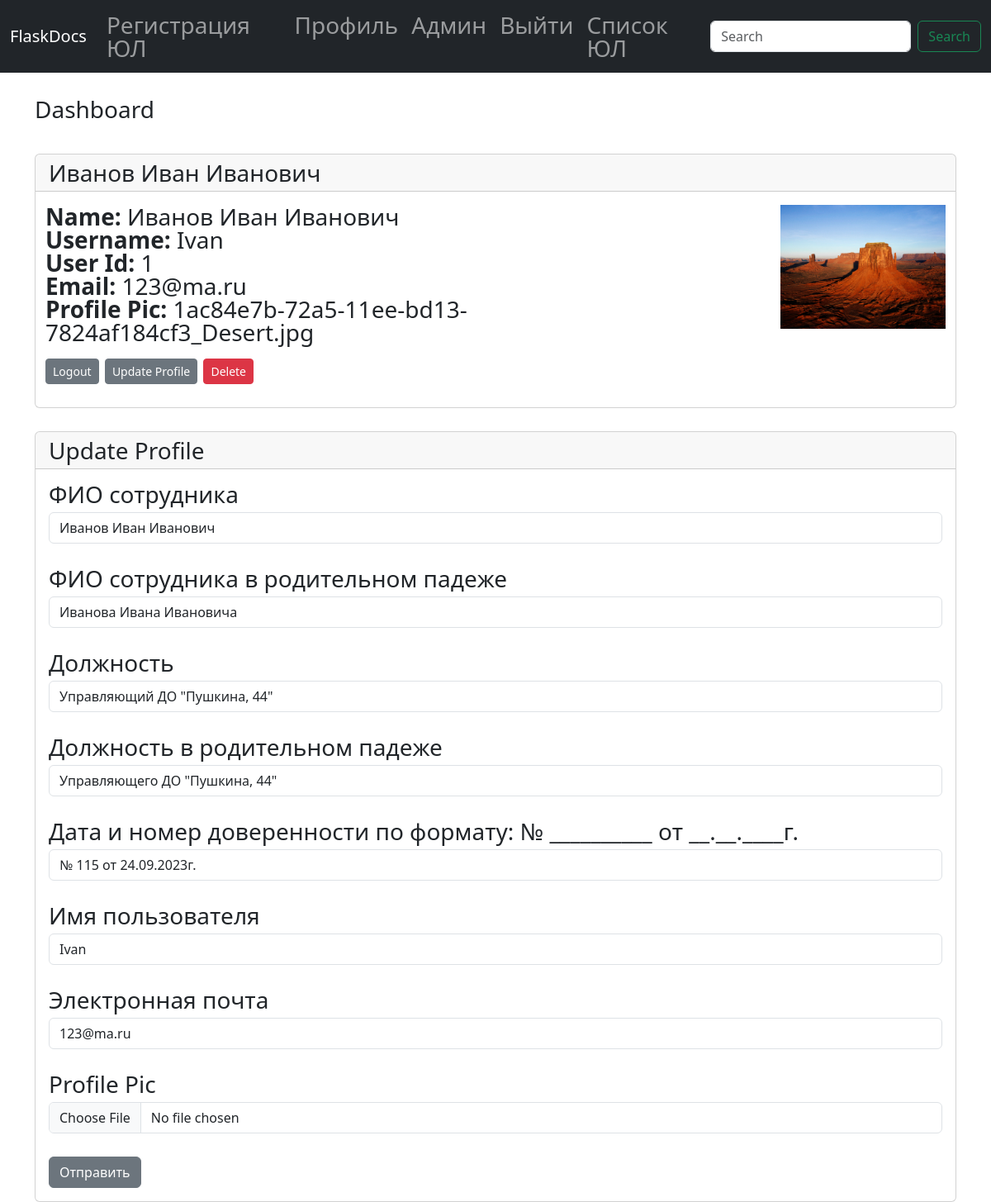
The app's page /dashboard (signed in) with its own data.
### app.py (models this page shows)
class Users(db.Model, UserMixin):
    id = db.Column(db.Integer, primary_key=True)
    name = db.Column(db.String(200), nullable=False)
    name_user_r = db.Column(db.String(200), nullable=False)
    dolzhnost = db.Column(db.String(200), nullable=False)
    dolzhnost_r = db.Column(db.String(200), nullable=False)
    osnovanie = db.Column(db.String(200), nullable=False)
    username = db.Column(db.String(200), nullable=False, unique=True)
    email = db.Column(db.String(200), nullable=False)
    profile_pic = db.Column(db.String(), nullable=True)
    password_hash = db.Column(db.String(128))
    date_added = db.Column(db.DateTime, default=datetime.utcnow)
    uls = db.relationship('Uls', backref='poster')

### app.py (the view)
@app.route('/dashboard', methods=['GET', 'POST'])
@login_required
def dashboard():
    form = UserForm()
    id = current_user.id
    name_to_update = Users.query.get_or_404(id)
    if request.method == "POST":
        name_to_update.name = request.form['name']
        name_to_update.name_user_r = request.form['name_user_r']
        name_to_update.dolzhnost = request.form['dolzhnost']
        name_to_update.dolzhnost_r = request.form['dolzhnost_r']
        name_to_update.osnovanie = request.form['osnovanie']
        name_to_update.username = request.form['username']
        name_to_update.email = request.form['email']
        if request.files['profile_pic']:
            name_to_update.profile_pic = request.files['profile_pic']
            pic_filename = secure_filename(name_to_update.profile_pic.filename)
            pic_name = str(uuid.uuid1()) + "_" + pic_filename
            saver = request.files['profile_pic']
            name_to_update.profile_pic = pic_name
            try:
                db.session.commit()
                saver.save(os.path.join(app.config['UPLOAD_FOLDER'], pic_name))
                flash("Данные пользователя успешно обновлены!")
                return render_template("dashboard.html", form=form, name_to_update=name_to_update, id=id)
            except:
                flash("Ошибка! Попробуйте еще раз!")
                return render_template("dashboard.html", form=form, name_to_update=name_to_update, id=id)
        else:
            db.session.commit()
            flash("Данные пользователя успешно обновлены!")
            return render_template("dashboard.html", form=form, name_to_update=name_to_update, id=id)
    else:
        return render_template("dashboard.html", form=form, name_to_update=name_to_update, id=id)
    return render_template('dashboard.html')

### webforms.py
class UserForm(FlaskForm):
    name = StringField("ФИО сотрудника", validators=[DataRequired()])
    name_user_r = StringField("ФИО сотрудника в родительном падеже", validators=[DataRequired()])
    dolzhnost = StringField("Должность", validators=[DataRequired()])
    dolzhnost_r = StringField("Должность в родительном падеже", validators=[DataRequired()])
    osnovanie = StringField("Дата и номер доверенности по формату:  № __________ от __.__.____г.", validators=[DataRequired()])
    username = StringField("Имя пользователя", validators=[DataRequired()])
    email = StringField("Электронная почта", validators=[DataRequired()])
    password_hash = PasswordField('Пароль', validators=[DataRequired(),EqualTo('password_hash2', message='Пароли должны совпадать!')])
    password_hash2 = PasswordField('Подтверждение пароля', validators=[DataRequired()])
    profile_pic = FileField("Profile Pic")
    submit = SubmitField("Отправить")

class SearchForm(FlaskForm):
	searched = StringField("Searched", validators=[DataRequired()])
	submit = SubmitField("Submit")

### app.py (called while the page is built)
@login_manager.user_loader
def load_user(user_id):
	return Users.query.get(int(user_id))

@app.context_processor
def base():
	form = SearchForm()
	return dict(form=form)

### templates/dashboard.html (shortened to what this page needs)
{% extends 'base.html' %}
{% block content %}
	<h2>Dashboard</h2>
	<br/>
	<div class="card">
  	<div class="card-header">
    {{ current_user.name }}
	</div>
    <p class="card-text">
	<div class="container">
	<div class="row">
		<div class="col-8">
    <strong>Name:</strong>
	{{ current_user.name }}<br/>
	<strong>Username:</strong>
	{{ current_user.username }}<br/>
	<strong>User Id:</strong>
	{{ current_user.id }}<br/>
	<strong>Email:</strong>
	{{ current_user.email }}<br/>
	<strong>Profile Pic:</strong>
	{{ current_user.profile_pic }}<br/></p>
    <a href="{{ url_for('logout')}}" class="btn btn-secondary btn-sm">Logout</a>
	<a href="{{ url_for('update', id=current_user.id)}}" class="btn btn-secondary btn-sm">Update Profile</a>
  	<a href="{{ url_for('delete', id=current_user.id)}}" class="btn btn-danger btn-sm">Delete</a>
		<br/><br/>
	</div>
		<div class="col-4">
			{% if current_user.profile_pic %}
		<img src="{{ url_for('static', filename='images/' + current_user.profile_pic)}}" width="200" align="right">
		{% else %}
		<img src="{{ url_for('static', filename='images/default_profile_pic.png')}}" width="200" align="right">
		{% endif %}
		</div>
	</div>
	<br/>
	<div class="card">
  	<div class="card-header">
    Update Profile
  	</div>
  	<div class="card-body">
			<form action="/dashboard" method="POST" enctype="multipart/form-data">
		{{ form.name.label(class="form-label") }}
		{{ form.name(class="form-control", value = name_to_update.name) }}
		<br/>
		{{ form.name_user_r.label(class="form-label") }}
		{{ form.name_user_r(class="form-control", value = name_to_update.name_user_r) }}
		<br/>
		{{ form.dolzhnost.label(class="form-label") }}
		{{ form.dolzhnost(class="form-control", value = name_to_update.dolzhnost) }}
		<br/>
        {{ form.dolzhnost_r.label(class="form-label") }}
		{{ form.dolzhnost_r(class="form-control", value = name_to_update.dolzhnost_r) }}
		<br/>
        {{ form.osnovanie.label(class="form-label") }}
		{{ form.osnovanie(class="form-control", value = name_to_update.osnovanie) }}
		<br/>
        {{ form.username.label(class="form-label") }}
		{{ form.username(class="form-control", value = name_to_update.username) }}
		<br/>
        {{ form.email.label(class="form-label") }}
		{{ form.email(class="form-control", value = name_to_update.email) }}
		<br/>
		{{ form.profile_pic.label(class="form-label") }}
		{{ form.profile_pic(class="form-control", value = name_to_update.profile_pic) }}
		<br/>
		{{ form.submit(class="btn btn-secondary") }}
		</form>
	</div>
</div>
{% endblock %}

### templates/base.html (shortened to what this page needs)
<!doctype html>
<html lang="en">
  <head>
    <link href="https://cdn.jsdelivr.net/npm/bootstrap@5.3.1/dist/css/bootstrap.min.css" rel="stylesheet">
    <link href="{{ url_for('static', filename='css/style.css') }}" rel="stylesheet">
  </head>
  <body>
    {% include 'navbar.html' %} <br/>
    <div class="container">
        {% block content %}
        {% endblock %}
  </body>
</html>

### templates/navbar.html (shortened to what this page needs)
<nav class="navbar navbar-expand-lg navbar-dark bg-dark">
  <div class="container-fluid">
    <a class="navbar-brand" href="{{ url_for('index') }}">FlaskDocs</a>
    <div class="collapse navbar-collapse" id="navbarSupportedContent">
      <ul class="navbar-nav me-auto mb-2 mb-lg-0">
        <li class="nav-item">
          <a class="nav-link" href="{{ url_for('add_ul') }}">Регистрация ЮЛ</a>
        </li>
        {% if current_user.is_authenticated %}
        <li class="nav-item">
          <a class="nav-link" href="{{ url_for('dashboard') }}">Профиль</a>
        </li>
        {% if current_user.id == 1 %}
        <li class="nav-item">
          <a class="nav-link" href="{{ url_for('admin') }}">Админ</a>
        </li>
        {% endif %}
        <li class="nav-item">
          <a class="nav-link" href="{{ url_for('logout') }}">Выйти</a>
        </li>
        {% endif %}
        <li class="nav-item">
          <a class="nav-link" href="{{ url_for('uls') }}">Список ЮЛ</a>
        </li>
      </ul>
       <form method="POST" action="{{ url_for('search')}}" class="d-flex">
        <input class="form-control me-2" type="search" placeholder="Search" aria-label="Search" name="searched">
        <button class="btn btn-outline-success" type="submit">Search</button>
      </form>
    </div>
  </div>
</nav>

### static/css0/style.css (style rules this page uses)
*, *::before, *::after { padding: 0; margin: 0; border: 0; box-sizing: border-box; }
a { text-decoration: none; }
ul, ol, li { list-style: none; }
img { vertical-align: top; }
h1, h2, h3, h4, h5, h6 { font-weight: inherit; font-size: inherit; }
html, body { height: 100%; line-height: 1; }
body { font-size: 28px; }

### records on screen
Users: name "Иванов Иван Иванович", username "Ivan", id "1", email "123@ma.ru", profile_pic "1ac84e7b-72a5-11ee-bd13-7824af184cf3_Desert.jpg", profile_pic (picture), name_user_r "Иванова Ивана Ивановича", dolzhnost "Управляющий ДО \"Пушкина, 44\"", dolzhnost_r "Управляющего ДО \"Пушкина, 44\"", osnovanie "№ 115 от 24.09.2023г."
